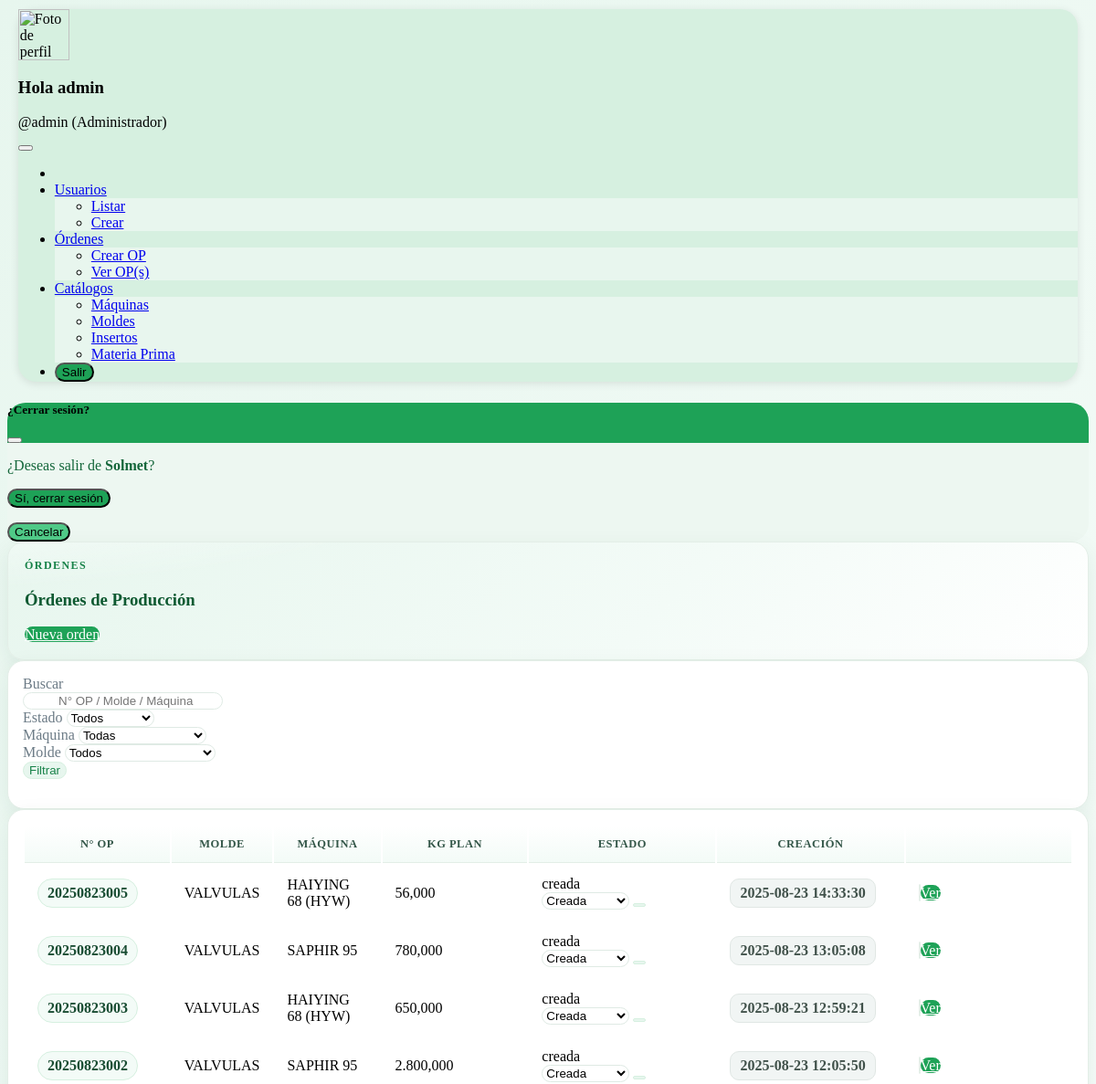
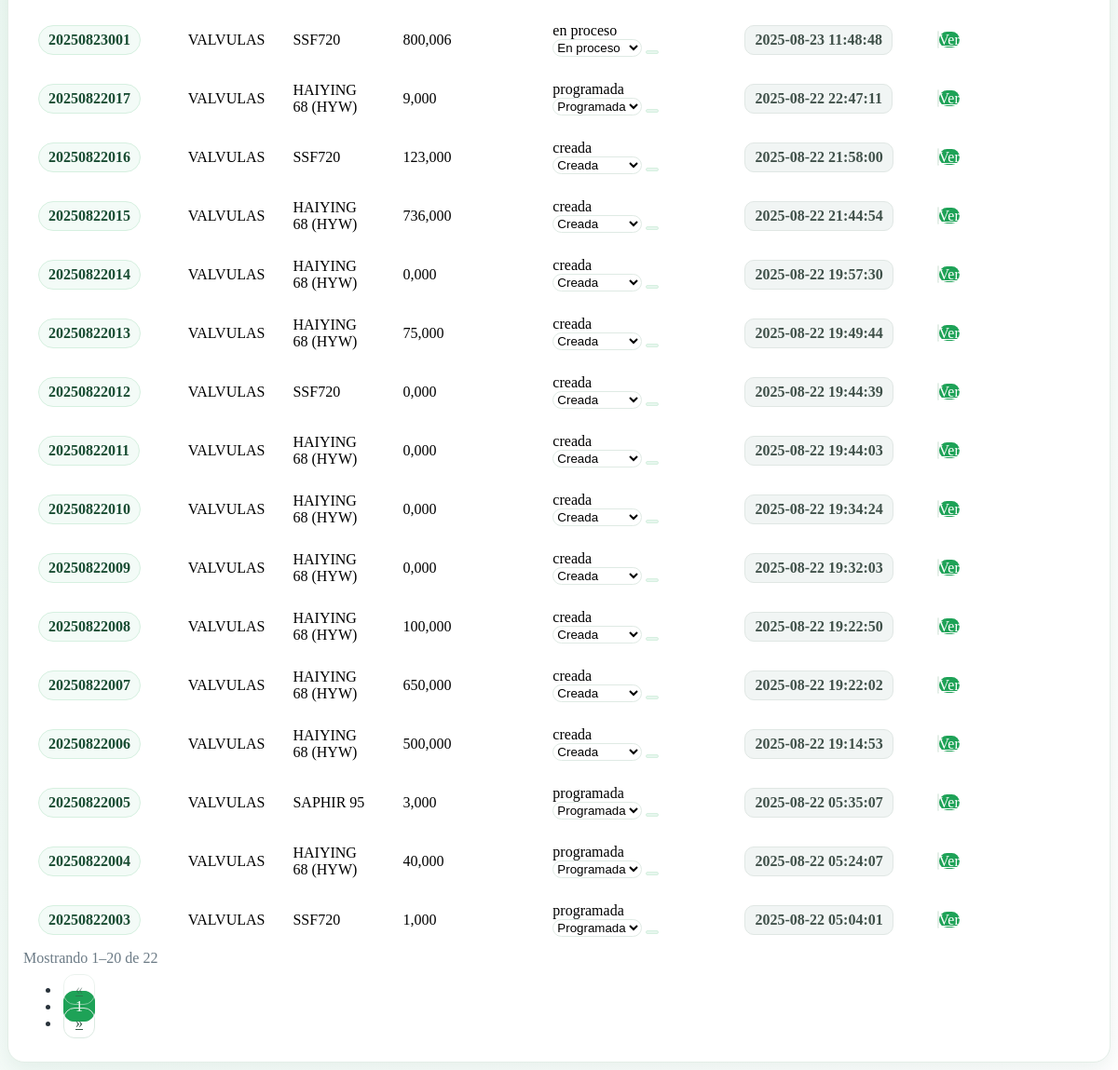
Screenshot of /PRESENTACION/OrdenProduccion/ver.php (signed in) with the database file from the repository (2 pictures, top to bottom).
### tables this page shows
CREATE TABLE `orden_produccion` (
  `id_op` bigint(20) NOT NULL,
  `numero_op` varchar(32) NOT NULL,
  `id_molde` varchar(25) NOT NULL,
  `id_maquina` varchar(25) NOT NULL,
  `fecha_inicio_prog` datetime NOT NULL DEFAULT current_timestamp(),
  `fecha_fin_estimada` datetime NOT NULL,
  `fecha_inicio_real` datetime DEFAULT NULL,
  `fecha_fin_real` datetime DEFAULT NULL,
  `estado` enum('creada','programada','en_proceso','finalizada','cancelada') NOT NULL DEFAULT 'creada',
  `observaciones` text DEFAULT NULL,
  `creado_por` int(11) DEFAULT NULL,
  `cerrado_por` int(11) DEFAULT NULL,
  `fecha_creacion` datetime NOT NULL DEFAULT current_timestamp(),
  `fecha_actualizacion` datetime DEFAULT NULL,
  `created_at` timestamp NOT NULL DEFAULT current_timestamp(),
  `updated_at` timestamp NULL DEFAULT NULL ON UPDATE current_timestamp()
);

CREATE TABLE `molde` (
  `id_molde` varchar(25) NOT NULL,
  `nombre` varchar(100) NOT NULL,
  `peso_colada_g` decimal(10,3) NOT NULL,
  `estado` enum('disponible','mantenimiento','fuera_servicio') NOT NULL DEFAULT 'disponible',
  `created_at` timestamp NOT NULL DEFAULT current_timestamp(),
  `updated_at` timestamp NULL DEFAULT NULL ON UPDATE current_timestamp()
);

CREATE TABLE `maquina` (
  `id_maquina` varchar(25) NOT NULL,
  `nombre` varchar(100) NOT NULL,
  `estado` enum('activa','inactiva') NOT NULL DEFAULT 'activa',
  `created_at` timestamp NOT NULL DEFAULT current_timestamp(),
  `updated_at` timestamp NULL DEFAULT NULL ON UPDATE current_timestamp()
);

### PERSISTENCIA/Conexion.php (called while the page is built, shortened)
<?php
class Conexion {
    private ?PDO $pdo  = null;
    private ?PDOStatement $stmt = null;
    private string $host = '';
    private string $port = '';
    private string $db   = '';
    private string $user = '';
    private string $pass = '';
    public function __construct() {
        $this->host = getenv('DB_HOST') ?: '127.0.0.1';
        $this->port = getenv('DB_PORT') ?: '3306';
        $this->db   = getenv('DB_NAME') ?: 'solmet';
        $this->user = getenv('DB_USER') ?: 'root';
        $this->pass = getenv('DB_PASS') ?: '';
    }
    public function abrir(): void {
        $dsn = "mysql:host={$this->host};port={$this->port};dbname={$this->db};charset=utf8mb4";
        $opts = [
            PDO::ATTR_ERRMODE            => PDO::ERRMODE_EXCEPTION,
            PDO::ATTR_DEFAULT_FETCH_MODE => PDO::FETCH_BOTH,
            PDO::ATTR_EMULATE_PREPARES   => false,
            PDO::MYSQL_ATTR_INIT_COMMAND => "SET NAMES utf8mb4 COLLATE utf8mb4_general_ci",
            PDO::ATTR_PERSISTENT         => false,
            PDO::MYSQL_ATTR_USE_BUFFERED_QUERY => true,
        ];
        $this->pdo = new PDO($dsn, $this->user, $this->pass, $opts);
    }
    public function ejecutar(string $sql, array $params = []): void {
        $this->stmt = $this->pdo->prepare($sql);
        $this->stmt->execute($params);
    }
    public function registro(): array|false {
        return $this->stmt ? $this->stmt->fetch() : false;
    }
    public function cerrar(): void {
        $this->stmt = null;
        $this->pdo  = null;
    }
}

### PRESENTACION/OrdenProduccion/ver.php (the view, shortened to what this page needs)
<?php
require_once __DIR__ . '/../../persistencia/Conexion.php';
$rol = $_SESSION['rol'] ?? null;
if ($rol === 'admin') include_once __DIR__ . '/../Admin/menuAdmin.php';
else                 include_once __DIR__ . '/../Operador/menuOperador.php';
function h($s){ return htmlspecialchars((string)$s, ENT_QUOTES, 'UTF-8'); }
function fmt_n($n, $d = 3){ $x = is_numeric($n) ? (float)$n : 0; return number_format($x, $d, ',', '.'); }
function badgeEstado($e){
  $e = (string)$e;
  $map = [
    'creada' => 'secondary',
    'programada' => 'info',
    'en_proceso' => 'warning',
    'finalizada' => 'success',
    'cancelada' => 'danger',
    'pausada' => 'secondary',
    'anulada' => 'dark',
  ];
  $cls = $map[$e] ?? 'secondary';
  return '<span class="badge rounded-pill bg-' . $cls . '">' . h(str_replace('_',' ',$e)) . '</span>';
}
$URL_CREAR  = '?pid=' . base64_encode('PRESENTACION/OrdenProduccion/crear.php');
$URL_VER    = '?pid=' . base64_encode('PRESENTACION/OrdenProduccion/ver.php');
$URL_PDF    = 'PRESENTACION/OrdenProduccion/pdf.php';
$estValid = ['creada','programada','en_proceso','finalizada','cancelada'];
?>
<?php
$cx = new Conexion();
$cx->abrir();
?>
<?php
$q         = trim($_GET['q'] ?? '');
$pag      = max(1, (int)($_GET['p'] ?? 1));
$PER_PAGE = 20;
$off      = ($pag - 1) * $PER_PAGE;
$where  = [];
$params = [];
$cx->ejecutar("SELECT id_maquina, nombre FROM maquina ORDER BY nombre ASC");
$cx->ejecutar("SELECT id_molde, nombre FROM molde ORDER BY nombre ASC");
$wSQL = $where ? ('WHERE ' . implode(' AND ', $where)) : '';
$cx->ejecutar("
  SELECT COUNT(*)
  FROM orden_produccion op
  LEFT JOIN molde   m ON m.id_molde   = op.id_molde
  LEFT JOIN maquina q ON q.id_maquina = op.id_maquina
  $wSQL
", $params);
$totRows  = (int)($cx->registro()[0] ?? 0);
$totPages = max(1, (int)ceil($totRows / $PER_PAGE));
$sql = "
  SELECT
    op.id_op, op.numero_op, op.estado, op.fecha_creacion,
    m.nombre AS molde_nombre,
    q.nombre AS maquina_nombre,
    COALESCE(SUM(mp.kg_plan),0) AS kg_plan_total
  FROM orden_produccion op
  LEFT JOIN molde   m  ON m.id_molde   = op.id_molde
  LEFT JOIN maquina q  ON q.id_maquina = op.id_maquina
  LEFT JOIN orden_materia_prima mp ON mp.id_op = op.id_op
  $wSQL
  GROUP BY op.id_op
  ORDER BY op.fecha_creacion DESC, op.id_op DESC
  LIMIT $PER_PAGE OFFSET $off
";
$cx->ejecutar($sql, $params);
$rows = [];
while ($r = $cx->registro()) $rows[] = $r;
function linkP($p){
  global $URL_VER;
  $qs = $_GET; $qs['p'] = $p;
  return $URL_VER . '&' . http_build_query($qs);
}
?>
<div class="container-xxl px-3 px-md-4 px-lg-5 my-3 page-wrap">
  <div class="hero hero-green mb-3">
    <div class="d-flex align-items-center justify-content-between flex-wrap gap-2">
      <div>
        <div class="eyebrow mb-1">Órdenes</div>
        <h3 class="hero-title mb-0">Órdenes de Producción</h3>
      </div>
      <a class="btn btn-accent" href="<?= h($URL_CREAR) ?>">
        <i class="fa-solid fa-plus me-1"></i> Nueva orden
      </a>
    </div>
  </div>
  <div class="card-elev mb-3">
    <div class="card-body">
      <form method="get" action="index.php" class="row g-3 g-md-2 align-items-end">
        <div class="col-12 col-md-4">
          <label class="form-label small text-muted mb-1">Buscar</label>
          <div class="input-with-icon">
            <input type="text" name="q" value="<?= h($q) ?>" class="form-control soft-input"
              placeholder="N° OP / Molde / Máquina">
          </div>
        </div>
        <div class="col-6 col-md-3">
          <label class="form-label small text-muted mb-1">Estado</label>
          <select name="estado" class="form-select soft-input">
            <option value="">Todos</option>
          </select>
        </div>
        <div class="col-6 col-md-3">
          <label class="form-label small text-muted mb-1">Máquina</label>
          <select name="maquina" class="form-select soft-input">
            <option value="">Todas</option>
          </select>
        </div>
        <div class="col-6 col-md-3">
          <label class="form-label small text-muted mb-1">Molde</label>
          <select name="molde" class="form-select soft-input">
            <option value="">Todos</option>
          </select>
        </div>
        <div class="col-6 col-md-2">
          <button type="submit" class="btn btn-success-soft w-100">
            <i class="fa-solid fa-filter me-1"></i> Filtrar
          </button>
        </div>
      </form>
    </div>
  </div>
  <div class="card-elev">
    <div class="card-body">
      <div class="table-responsive table-wrap">
        <table class="table align-middle sticky-head modern-table">
          <thead>
            <tr>
              <th style="width:14%">N° OP</th>
              <th>Molde</th>
              <th>Máquina</th>
              <th class="text-end" style="width:14%">Kg plan</th>
              <th style="width:18%">Estado</th>
              <th style="width:18%">Creación</th>
              <th style="width:16%"></th>
            </tr>
          </thead>
          <tbody>
            <?php if (empty($rows)): ?>
              <tr>
                <td colspan="7" class="text-center text-muted py-4">
                  <div class="empty-state">
                    <i class="fa-regular fa-folder-open"></i>
                    <div>No hay órdenes para los filtros aplicados.</div>
                  </div>
                </td>
              </tr>
            <?php else: foreach ($rows as $r): ?>
              <tr data-id="<?= (int)$r['id_op'] ?>">
                <td class="fw-semibold"><span class="op-chip"><?= h($r['numero_op']) ?></span></td>
                <td><?= h($r['molde_nombre']) ?></td>
                <td><?= h($r['maquina_nombre']) ?></td>
                <td class="text-end"><?= fmt_n($r['kg_plan_total'] ?? 0, 3) ?></td>
                <td>
                  <div class="d-flex align-items-center gap-2 flex-wrap">
                    <div class="estado-badge"><?= badgeEstado($r['estado']) ?></div>
                    <select class="form-select form-select-sm soft-input state-select" style="max-width:190px;">
                      <?php foreach ($estValid as $e): ?>
                        <option value="<?= h($e) ?>" <?= ($r['estado'] === $e ? 'selected' : '') ?>>
                          <?= h(ucfirst(str_replace('_',' ',$e))) ?>
                        </option>
                      <?php endforeach; ?>
                    </select>
                    <button class="btn btn-success-soft btn-sm apply-row-state" title="Aplicar estado">
                    </button>
                  </div>
                </td>
                <td><span class="date-chip"><?= h($r['fecha_creacion']) ?></span></td>
                <td class="text-end">
                  <div class="btn-group gap-1">
                    <a class="btn btn-sm btn-outline-secondary btn-ghost" target="_blank"
                       href="<?= h($URL_PDF) . '?id=' . (int)$r['id_op'] ?>" title="PDF">
                    </a>
                    <a class="btn btn-sm btn-accent" href="<?= h($URL_VER) . '&id=' . (int)$r['id_op'] ?>">
                      <i class="fa-solid fa-eye me-1"></i> Ver
                    </a>
                  </div>
                </td>
              </tr>
            <?php endforeach; endif; ?>
          </tbody>
        </table>
      </div>
      <div class="d-flex justify-content-between align-items-center flex-wrap gap-2 mt-3">
        <div class="small text-muted">
          <?php
          $from = $totRows ? ($off + 1) : 0;
          $to   = min($off + $PER_PAGE, $totRows);
          printf('Mostrando %d–%d de %d', $from, $to, $totRows);
          ?>
        </div>
        <nav>
          <ul class="pagination custom-pg mb-0">
            <li class="page-item <?= $pag <= 1 ? 'disabled' : '' ?>">
              <a class="page-link" href="<?= h(linkP(max(1, $pag - 1))) ?>">«</a>
            </li>
            <li class="page-item active"><span class="page-link"><?= (int)$pag ?></span></li>
            <li class="page-item <?= $pag >= $totPages ? 'disabled' : '' ?>">
              <a class="page-link" href="<?= h(linkP(min($totPages, $pag + 1))) ?>">»</a>
            </li>
          </ul>
        </nav>
      </div>
    </div>
  </div>
</div>

### PRESENTACION/OrdenProduccion/ver.php (style rules this page uses)
.page-wrap { color:var(--txt) }
.hero { border-radius:18px;border:1px solid var(--border);box-shadow:var(--shadow);padding:18px;background: radial-gradient(1200px 200px at -20% -50%, #fff 0%, transparent 60%), linear-gradient(135deg, var(--g100) 0%, var(--g50) 60%, #fff 100%) }
.hero-green { background: radial-gradient(1200px 200px at -20% -50%, #fff 0%, transparent 60%), linear-gradient(135deg, var(--g100) 0%, var(--g50) 60%, #fff 100%) }
.eyebrow { letter-spacing:.12em;font-size:.75rem;color:var(--g700);font-weight:700;text-transform:uppercase }
.hero-title { font-weight:800;color:var(--g800) }
.card-elev { background:#fff;border:1px solid var(--border);border-radius:18px;box-shadow:var(--shadow);overflow:hidden }
.card-elev .card-body { padding:16px }
.soft-input { border-radius:12px;border:1px solid #dfeae4;background:#fff;transition:.2s ease }
.input-with-icon { position:relative }
.input-with-icon>input { padding-left:38px }
.btn-accent { background:var(--g600);border-color:var(--g600);color:#fff;border-radius:12px }
.btn-success-soft { background:var(--g100);color:var(--g700);border:1px solid var(--g200);border-radius:12px }
.btn-ghost { background:#fff;border:1px solid var(--border);border-radius:12px }
.table-wrap { border-radius:14px;overflow:hidden }
.modern-table thead th,.table.sticky-head thead th { font-size:.78rem;text-transform:uppercase;letter-spacing:.04em;background:linear-gradient(0deg,var(--g50),#fff);color:#335648;border-bottom:1px solid var(--border) }
.table>:not(caption)>*>* { padding:12px 14px;vertical-align:middle }
.table tbody tr { transition:.15s ease }
.op-chip { display:inline-block;padding:6px 10px;border-radius:999px;background:var(--g50);border:1px solid var(--g200);color:#184c32;font-weight:700 }
.date-chip { display:inline-block;padding:6px 10px;border-radius:10px;background:#f1f5f4;border:1px solid #e0e7e4;color:#40514a;font-weight:600 }
.pagination.custom-pg .page-link { border-radius:12px;margin:0 3px;border:1px solid #dbe9e1;color:#365949;padding:.45rem .75rem }
.pagination.custom-pg .page-item.active .page-link { background:var(--g600);border-color:var(--g600);color:#fff }
.pagination.custom-pg .page-item.disabled .page-link { opacity:.55 }
.text-muted { color:var(--muted)!important }
.fw-semibold { font-weight:700 }

### rows the page displays
orden_produccion: numero_op "20250823005", id_molde.nombre "VALVULAS", id_maquina.nombre "HAIYING 68 (HYW)", kg_plan_total "56,000", estado "creada", estado "Creada", fecha_creacion "2025-08-23 14:33:30"
orden_produccion: numero_op "20250823004", id_molde.nombre "VALVULAS", id_maquina.nombre "SAPHIR 95", kg_plan_total "780,000", estado "creada", estado "Creada", fecha_creacion "2025-08-23 13:05:08"
orden_produccion: numero_op "20250823003", id_molde.nombre "VALVULAS", id_maquina.nombre "HAIYING 68 (HYW)", kg_plan_total "650,000", estado "creada", estado "Creada", fecha_creacion "2025-08-23 12:59:21"
orden_produccion: numero_op "20250823002", id_molde.nombre "VALVULAS", id_maquina.nombre "SAPHIR 95", kg_plan_total "2.800,000", estado "creada", estado "Creada", fecha_creacion "2025-08-23 12:05:50"
orden_produccion: numero_op "20250823001", id_molde.nombre "VALVULAS", id_maquina.nombre "SSF720", kg_plan_total "800,006", estado "en proceso", estado "En proceso", fecha_creacion "2025-08-23 11:48:48"
orden_produccion: numero_op "20250822017", id_molde.nombre "VALVULAS", id_maquina.nombre "HAIYING 68 (HYW)", kg_plan_total "9,000", estado "programada", estado "Programada", fecha_creacion "2025-08-22 22:47:11"
orden_produccion: numero_op "20250822016", id_molde.nombre "VALVULAS", id_maquina.nombre "SSF720", kg_plan_total "123,000", estado "creada", estado "Creada", fecha_creacion "2025-08-22 21:58:00"
orden_produccion: numero_op "20250822015", id_molde.nombre "VALVULAS", id_maquina.nombre "HAIYING 68 (HYW)", kg_plan_total "736,000", estado "creada", estado "Creada", fecha_creacion "2025-08-22 21:44:54"
orden_produccion: numero_op "20250822014", id_molde.nombre "VALVULAS", id_maquina.nombre "HAIYING 68 (HYW)", kg_plan_total "0,000", estado "creada", estado "Creada", fecha_creacion "2025-08-22 19:57:30"
orden_produccion: numero_op "20250822013", id_molde.nombre "VALVULAS", id_maquina.nombre "HAIYING 68 (HYW)", kg_plan_total "75,000", estado "creada", estado "Creada", fecha_creacion "2025-08-22 19:49:44"
orden_produccion: numero_op "20250822012", id_molde.nombre "VALVULAS", id_maquina.nombre "SSF720", kg_plan_total "0,000", estado "creada", estado "Creada", fecha_creacion "2025-08-22 19:44:39"
orden_produccion: numero_op "20250822011", id_molde.nombre "VALVULAS", id_maquina.nombre "HAIYING 68 (HYW)", kg_plan_total "0,000", estado "creada", estado "Creada", fecha_creacion "2025-08-22 19:44:03"
orden_produccion: numero_op "20250822010", id_molde.nombre "VALVULAS", id_maquina.nombre "HAIYING 68 (HYW)", kg_plan_total "0,000", estado "creada", estado "Creada", fecha_creacion "2025-08-22 19:34:24"
orden_produccion: numero_op "20250822009", id_molde.nombre "VALVULAS", id_maquina.nombre "HAIYING 68 (HYW)", kg_plan_total "0,000", estado "creada", estado "Creada", fecha_creacion "2025-08-22 19:32:03"
orden_produccion: numero_op "20250822008", id_molde.nombre "VALVULAS", id_maquina.nombre "HAIYING 68 (HYW)", kg_plan_total "100,000", estado "creada", estado "Creada", fecha_creacion "2025-08-22 19:22:50"
orden_produccion: numero_op "20250822007", id_molde.nombre "VALVULAS", id_maquina.nombre "HAIYING 68 (HYW)", kg_plan_total "650,000", estado "creada", estado "Creada", fecha_creacion "2025-08-22 19:22:02"
orden_produccion: numero_op "20250822006", id_molde.nombre "VALVULAS", id_maquina.nombre "HAIYING 68 (HYW)", kg_plan_total "500,000", estado "creada", estado "Creada", fecha_creacion "2025-08-22 19:14:53"
orden_produccion: numero_op "20250822005", id_molde.nombre "VALVULAS", id_maquina.nombre "SAPHIR 95", kg_plan_total "3,000", estado "programada", estado "Programada", fecha_creacion "2025-08-22 05:35:07"
orden_produccion: numero_op "20250822004", id_molde.nombre "VALVULAS", id_maquina.nombre "HAIYING 68 (HYW)", kg_plan_total "40,000", estado "programada", estado "Programada", fecha_creacion "2025-08-22 05:24:07"
orden_produccion: numero_op "20250822003", id_molde.nombre "VALVULAS", id_maquina.nombre "SSF720", kg_plan_total "1,000", estado "programada", estado "Programada", fecha_creacion "2025-08-22 05:04:01"

### other values shown
$displayName "admin"
$username "admin"
$from "1"
$to "20"
$totRows "22"
$pag "1"
